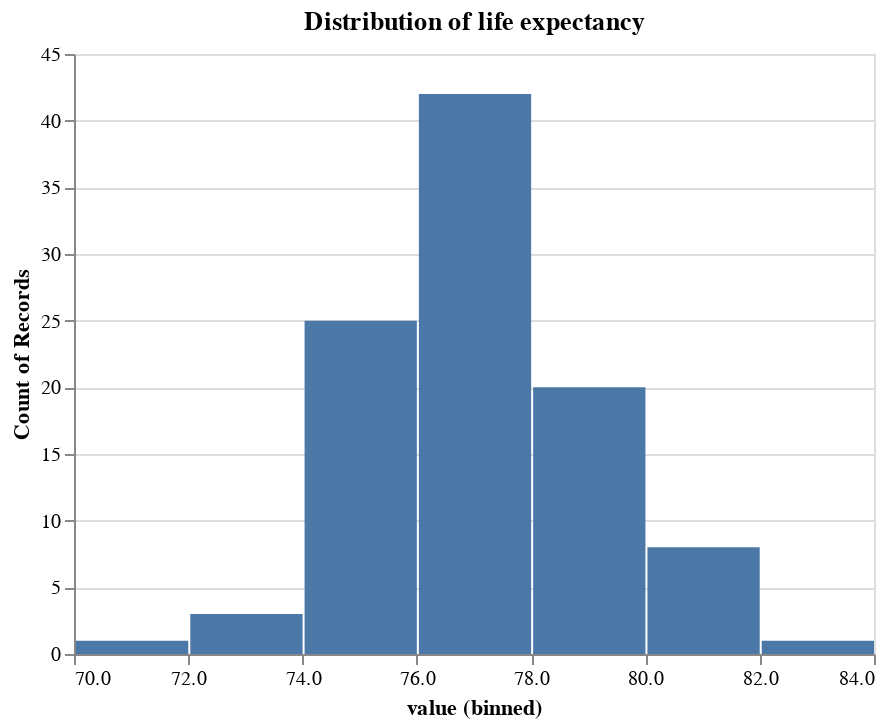

The code cell stored with this chart in its notebook:
### Code cell
alt.Chart(selected_data).mark_bar().encode(
    alt.X("value:Q", bin=True),
    y='count()',
).properties(title = 'Distribution of {}'.format(data_options[0].lower()))
